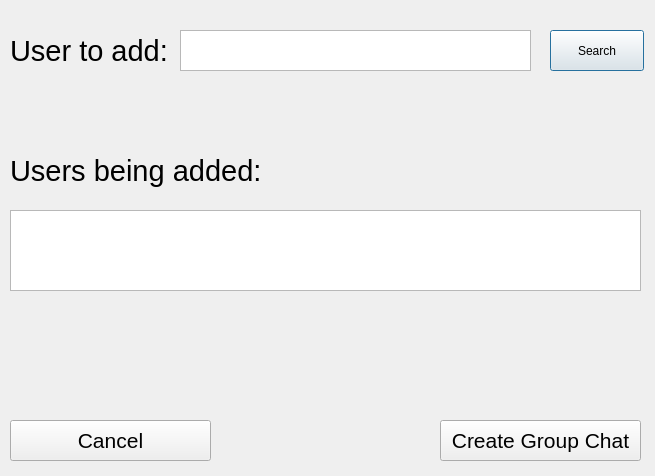
<?xml version="1.0" encoding="UTF-8"?>
<ui version="4.0">
 <class>add_gc_window</class>
 <widget class="QDialog" name="add_gc_window">
  <property name="geometry">
   <rect>
    <x>0</x>
    <y>0</y>
    <width>655</width>
    <height>476</height>
   </rect>
  </property>
  <property name="windowTitle">
   <string>Add New Group Chat</string>
  </property>
  <widget class="QTextEdit" name="user_search_box">
   <property name="geometry">
    <rect>
     <x>180</x>
     <y>30</y>
     <width>351</width>
     <height>41</height>
    </rect>
   </property>
  </widget>
  <widget class="QLabel" name="user_to_add_label">
   <property name="geometry">
    <rect>
     <x>10</x>
     <y>30</y>
     <width>161</width>
     <height>41</height>
    </rect>
   </property>
   <property name="font">
    <font>
     <pointsize>22</pointsize>
    </font>
   </property>
   <property name="text">
    <string>User to add:</string>
   </property>
  </widget>
  <widget class="QPushButton" name="pushButton">
   <property name="geometry">
    <rect>
     <x>550</x>
     <y>30</y>
     <width>94</width>
     <height>41</height>
    </rect>
   </property>
   <property name="text">
    <string>Search</string>
   </property>
  </widget>
  <widget class="QTextEdit" name="user_list">
   <property name="geometry">
    <rect>
     <x>10</x>
     <y>210</y>
     <width>631</width>
     <height>81</height>
    </rect>
   </property>
  </widget>
  <widget class="QLabel" name="users_being_added_label">
   <property name="geometry">
    <rect>
     <x>10</x>
     <y>150</y>
     <width>271</width>
     <height>41</height>
    </rect>
   </property>
   <property name="font">
    <font>
     <pointsize>22</pointsize>
    </font>
   </property>
   <property name="text">
    <string>Users being added:</string>
   </property>
  </widget>
  <widget class="QPushButton" name="pushButton_2">
   <property name="geometry">
    <rect>
     <x>10</x>
     <y>420</y>
     <width>201</width>
     <height>41</height>
    </rect>
   </property>
   <property name="font">
    <font>
     <pointsize>16</pointsize>
    </font>
   </property>
   <property name="text">
    <string>Cancel</string>
   </property>
  </widget>
  <widget class="QPushButton" name="pushButton_3">
   <property name="geometry">
    <rect>
     <x>440</x>
     <y>420</y>
     <width>201</width>
     <height>41</height>
    </rect>
   </property>
   <property name="font">
    <font>
     <pointsize>16</pointsize>
    </font>
   </property>
   <property name="text">
    <string>Create Group Chat</string>
   </property>
  </widget>
 </widget>
 <resources/>
 <connections/>
</ui>
